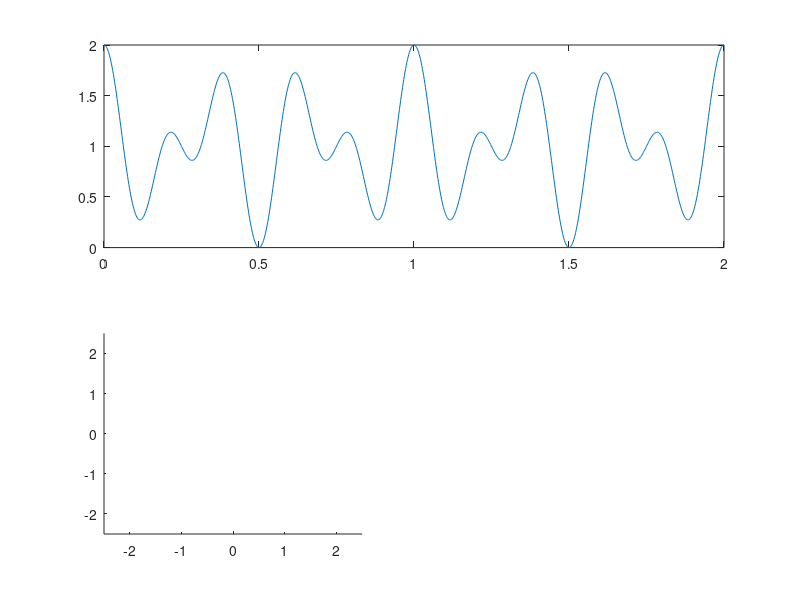

MATLAB code for this plot: (Note: this script raises an error after producing the figure.)
clc;clear;close all;
N=1000;
t=linspace(0,2,N);
omg1=2*pi*3;
omg2=2*pi*5;
subplot(2,2,[1,2]);
f_cos1=1+cos(omg1*t);
f_cos2=1+cos(omg2*t);
f_com=(f_cos1+f_cos2)/2;
plot(t,f_com);


hold on;
subplot(2,2,3);
xlim([-2.5,2.5]);
ylim([-2.5,2.5]);
h=animatedline;
subplot(2,2,4);
xlim([0,6]);
ylim([-0.5,1.2]);
h2=animatedline;
m=1;
for f=0:0.01:6
    subplot(2,2,3);
    clearpoints(h);
    ss=sprintf("freq:%f Hz",f);
    title(ss);
    fx=f_com.*exp(-1j*2*pi*f*t);
    addpoints(h,real(fx),imag(fx));
    drawnow update;
    pause(0.01);
    
    subplot(2,2,4);
    x_pos=real(sum(fx))/length(fx);
    addpoints(h2,f,x_pos);
    
    F(m) = getframe(gcf);
    m=m+1;
end
video = VideoWriter('circle2.avi','Uncompressed AVI');
video.FrameRate = 60;
open(video);
writeVideo(video,F);
close(video)